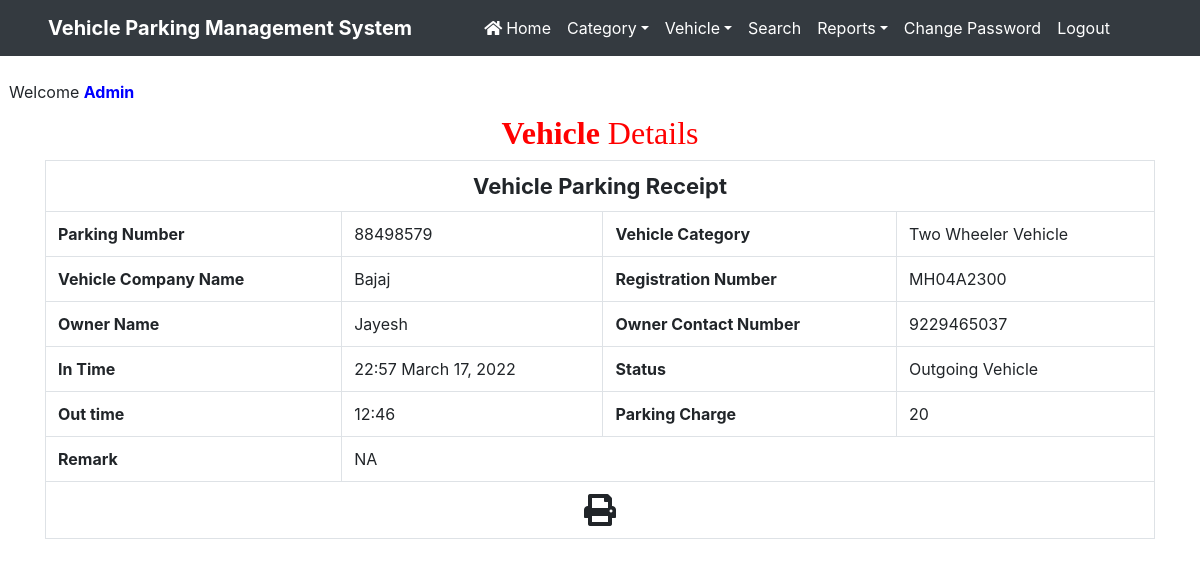
/print/1 (signed in), run on the app's committed database.
### vehicle/models.py (models this page shows, shortened)
class Vehicle(models.Model):
    parkingnumber = models.CharField(max_length=20)
    category = models.ForeignKey(Category, on_delete=models.CASCADE)
    vehiclecompany = models.CharField(max_length=50)
    regno = models.CharField(max_length=10)
    ownername = models.CharField(max_length=50)
    ownercontact = models.CharField(max_length=15)
    pdate = models.DateField()
    intime = models.CharField(max_length=50)
    outtime = models.CharField(max_length=50)
    parkingcharge = models.CharField(max_length=50)
    remark = models.CharField(max_length=500)
    status = models.CharField(max_length=20)

class Category(models.Model):
    categoryname = models.CharField(max_length=50)

### vehicle/views.py (the view)
# urls.py: path('print/<int:pid>',print_detail,name='print'),
def print_detail(request, pid):
    if not request.user.is_authenticated:
        return redirect('admin_login')
    vehicle = Vehicle.objects.get(id=pid)
    d = {'vehicle': vehicle}
    return render(request, 'print.html', d)

### vehicle/templates/print.html (shortened to what this page needs)
{% load static %}
<html>
<head>
{% include 'headeradmin.html' %}
  <link rel = stylesheet href="https://cdn.datatables.net/1.10.20/css/jquery.dataTables.min.css">
<link rel = stylesheet href="https://cdn.datatables.net/buttons/1.6.1/css/buttons.dataTables.min.css">
</head>
<body>
{% include 'nav2admin.html' %}
<br> &nbsp;&nbsp;Welcome <b style = 'text-transform : capitalize ; color : blue'>{{request.user.username}}</b>
<div class="container" style = "margin-top:10px">
<h2 class="text-center" style = "font-family : Monotype Corsiva ; color : red"> <strong>Vehicle</strong>  Details</h2>
 <div  id="exampl">
      <table border="1" class="table table-bordered mg-b-0">
        <tr>
          <th colspan="4" style="text-align: center; font-size:22px;"> Vehicle Parking Receipt</th>
        </tr>
   <tr>
                                <th>Parking Number</th>
                                   <td>{{vehicle.parkingnumber}}</td>
                                <th>Vehicle Category</th>
                                   <td>{{vehicle.category.categoryname}}</td>
                                   </tr>
                                   <tr>
                                <th>Vehicle Company Name</th>
                                   <td>{{vehicle.vehiclecompany}}</td>
                                <th>Registration Number</th>
                                   <td>{{vehicle.regno}}</td>
                                   </tr>
                                   <tr>
                                    <th>Owner Name</th>
                                      <td>{{vehicle.ownername}}</td>
                                       <th>Owner Contact Number</th>
                                        <td>{{vehicle.ownercontact}}</td>
                                    </tr>
                                    <tr>
                               <th>In Time</th>
                                <td>{{vehicle.intime}} {{vehicle.pdate}}</td>
    <th>Status</th>
    <td>
{% if vehicle.status == 'Out' %}
  Outgoing Vehicle
{% endif %}
     </td>
  </tr>
{% if vehicle.remark != '' %}
<tr>
<th>Out time</th>
<td>{{vehicle.outtime}}</td>
<th>Parking Charge</th>
<td>{{vehicle.parkingcharge}}</td>
</tr>
<tr>
  <th>Remark</th>
  <td colspan="3">{{vehicle.remark}}</td>
</tr>
{% endif %}
  <tr>
    <td colspan="4" style="text-align:center; cursor:pointer"><i class="fa fa-print fa-2x" aria-hidden="true" OnClick="CallPrint(this.value)"  ></i></td>
  </tr>
</table>
          </div>
</div>
</body>
</html>

### vehicle/static/css/mystyle.css (style rules this page uses)
html { scroll-behavior:smooth; }

### data on the page
Vehicle: parkingnumber "88498579", category.categoryname "Two Wheeler Vehicle", vehiclecompany "Bajaj", regno "MH04A2300", ownername "Jayesh", ownercontact "9229465037", intime "22:57", pdate "March 17, 2022", outtime "12:46", parkingcharge "20", remark "NA"

### other printed values
{{ request.user.username }} "Admin"
